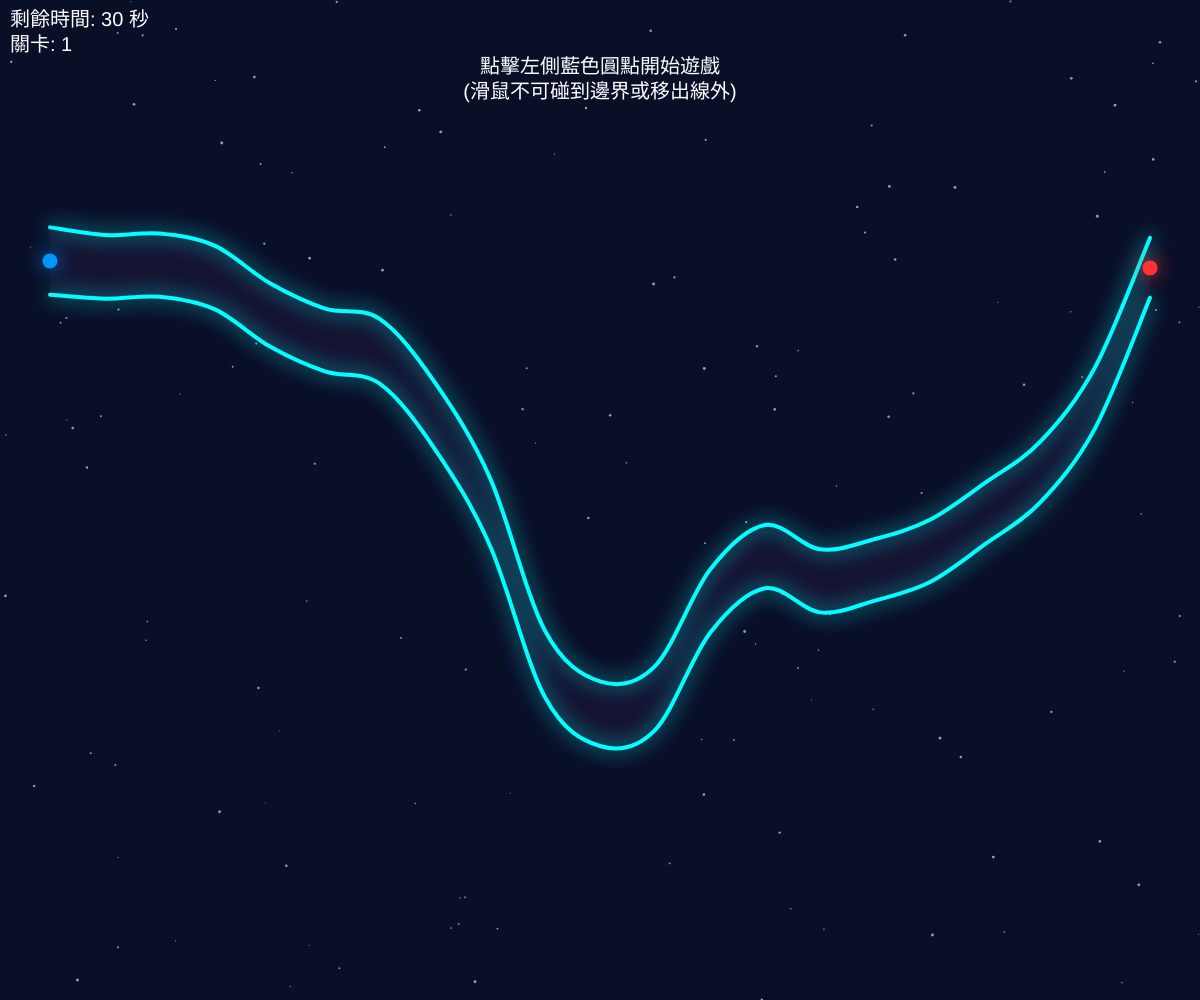
Frame 1 (no input)
Frame 60 (no input): identical to frame 1, image omitted
Frame 120 (the mouse pressed at the canvas centre since frame 60): identical to frame 1, image omitted

The p5.js sketch that drew this single still picture (run headless with seeded random() and noise() and a simulated clock; from frame 60 on, the mouse is pressed at the canvas centre):

// p5.js sketch
// ── sketch.js
let pointsX = [];
let numPoints = 21; // 增加頂點數量，使曲線更平滑流暢
let topY = [];
let bottomY = [];
let gameState = "WAIT"; // 狀態管理：WAIT (等待), PLAY (遊玩中), LOSE (失敗), WIN (成功)
let maxTime = 30; // 遊戲通關限制時間延長為 30 秒
let startTime = 0; // 記錄遊戲開始時的毫秒數
let timeLeft = maxTime; // 當下的剩餘時間
let gapMin = 50; // 通道最小寬度調寬
let gapMax = 80; // 通道最大寬度調寬
let currentLevel = 1; // 記錄目前關卡
let failTime = 0; // 記錄失敗瞬間的毫秒數，用於閃爍特效
let stars = []; // 星空粒子陣列

function setup() {
  createCanvas(windowWidth, windowHeight);
  // 自動計算均勻分佈的 X 座標
  for (let i = 0; i < numPoints; i++) {
    pointsX.push(50 + ((width - 100) / (numPoints - 1)) * i);
  }
  // 產生隨機星空
  for (let i = 0; i < 150; i++) {
    stars.push({ x: random(windowWidth), y: random(windowHeight), size: random(1, 3) });
  }
  generatePath();
}

function generatePath() {
  topY = [];
  bottomY = [];
  let noiseY = random(1000); // 隨機 height noise 起點
  let noiseGap = random(2000); // 獨立的 gap noise 起點
  
  // 根據關卡數動態計算彎度 (步進值)：降低初始彎度與每關增加的幅度
  let stepY = 0.15 + (currentLevel * 0.03);
  
  for (let i = 0; i < numPoints; i++) {
    // 利用 Perlin Noise 生成平滑連續的高低起伏
    let ty = map(noise(noiseY), 0, 1, 50, height - 60);
    topY.push(ty);
    
    // 寬度也使用 noise 平滑變化，避免下邊界出現鋸齒抖動
    let gap = map(noise(noiseGap), 0, 1, gapMin, gapMax);
    bottomY.push(ty + gap);
    
    // 套用動態計算的彎度步進值
    noiseY += stepY;
    noiseGap += 0.1;
  }
}

function draw() {
  background(10, 15, 40); // 替換為星空深藍色

  // 畫出背景的星星
  fill(255, 255, 255, 150);
  noStroke();
  for (let s of stars) {
    circle(s.x, s.y, s.size);
  }

  // 繪製安全通道的底色區塊 (改為深紫藍色，以覆蓋軌道內的星星)
  fill(20, 20, 50);
  noStroke();
  beginShape();
  // 上邊界 (由左至右)
  curveVertex(pointsX[0], topY[0]);
  for (let i = 0; i < numPoints; i++) curveVertex(pointsX[i], topY[i]);
  curveVertex(pointsX[numPoints - 1], topY[numPoints - 1]);
  // 下邊界 (由右至左)
  curveVertex(pointsX[numPoints - 1], bottomY[numPoints - 1]);
  for (let i = numPoints - 1; i >= 0; i--) curveVertex(pointsX[i], bottomY[i]);
  curveVertex(pointsX[0], bottomY[0]);
  endShape(CLOSE);

  // 使用 curveVertex 指令畫出上下邊界線條
  stroke(0, 255, 255); // 替換為霓虹青色
  strokeWeight(4);     // 加粗線條
  noFill();
  
  // 利用 drawingContext 開啟發光 (Glow) 特效
  drawingContext.shadowBlur = 20;
  drawingContext.shadowColor = color(0, 255, 255);
  
  beginShape(); // 上線條
  curveVertex(pointsX[0], topY[0]);
  for (let i = 0; i < numPoints; i++) curveVertex(pointsX[i], topY[i]);
  curveVertex(pointsX[numPoints - 1], topY[numPoints - 1]);
  endShape();

  beginShape(); // 下線條
  curveVertex(pointsX[0], bottomY[0]);
  for (let i = 0; i < numPoints; i++) curveVertex(pointsX[i], bottomY[i]);
  curveVertex(pointsX[numPoints - 1], bottomY[numPoints - 1]);
  endShape();

  // 計算並畫出起點(左邊藍色)與終點(右邊紅色)
  let startY = (topY[0] + bottomY[0]) / 2;
  let endY = (topY[numPoints - 1] + bottomY[numPoints - 1]) / 2;
  
  noStroke();
  fill(0, 150, 255);
  drawingContext.shadowColor = color(0, 150, 255);
  circle(pointsX[0], startY, 15); // 開始鍵
  
  fill(255, 50, 50);
  drawingContext.shadowColor = color(255, 50, 50);
  circle(pointsX[numPoints - 1], endY, 15);   // 結束點

  // 關閉發光特效，避免後續文字也跟著發光
  drawingContext.shadowBlur = 0;

  // 顯示倒數計時器
  fill(255); // 文字改為白色以適應深色背景
  textSize(20);
  textAlign(LEFT, TOP);
  if (gameState === "WAIT") {
    text("剩餘時間: " + maxTime + " 秒", 10, 10);
  } else if (gameState === "PLAY") {
    timeLeft = maxTime - floor((millis() - startTime) / 1000);
    text("剩餘時間: " + timeLeft + " 秒", 10, 10);
    if (timeLeft <= 0) {
      gameState = "LOSE"; // 時間到，判斷失敗
      failTime = millis(); // 記錄失敗時間
    }
  } else if (gameState === "LOSE" || gameState === "WIN") {
    text("剩餘時間: " + max(0, timeLeft) + " 秒", 10, 10);
  }
  text("關卡: " + currentLevel, 10, 35); // 在計時器下方顯示當前關卡

  // 遊戲狀態邏輯與畫面提示
  if (gameState === "WAIT") {
    fill(255); // 白色字體
    textSize(20);
    textAlign(CENTER, CENTER);
    text("點擊左側藍色圓點開始遊戲\n(滑鼠不可碰到邊界或移出線外)", width / 2, 80);
  } else if (gameState === "PLAY") {
    // 判斷滑鼠是否移出軌道外，包含往回跑 (移出最左邊界) 或離開視窗
    if (mouseX <= pointsX[0] - 5 || mouseX < 0 || mouseY < 0 || mouseY > height) {
      gameState = "LOSE";
      failTime = millis();
    } else if (mouseX >= pointsX[numPoints - 1]) {
      gameState = "WIN"; // 移到最右邊的結束點，就代表遊戲成功
    } else {
      // 計算目前滑鼠所在的區段，並利用 curvePoint 算出當下 X 位置精確的上下 Y 座標
      for (let i = 0; i < numPoints - 1; i++) {
        if (mouseX >= pointsX[i] && mouseX <= pointsX[i + 1]) {
          let t = (mouseX - pointsX[i]) / (pointsX[i + 1] - pointsX[i]);
          
          // 取得控制點進行曲線內插 (curvePoint)
          let ty0 = topY[max(0, i - 1)];
          let ty1 = topY[i];
          let ty2 = topY[i + 1];
          let ty3 = topY[min(numPoints - 1, i + 2)];
          let currentTop = curvePoint(ty0, ty1, ty2, ty3, t);
          
          let by0 = bottomY[max(0, i - 1)];
          let by1 = bottomY[i];
          let by2 = bottomY[i + 1];
          let by3 = bottomY[min(numPoints - 1, i + 2)];
          let currentBottom = curvePoint(by0, by1, by2, by3, t);
          
          // 如果滑鼠碰到或超出了上下邊界
          if (mouseY <= currentTop || mouseY >= currentBottom) {
            gameState = "LOSE";
            failTime = millis();
          }
          break;
        }
      }
    }
    
    // 遊戲進行中，畫一個小紅點跟隨滑鼠，代表電流急急棒本身
    fill(255, 50, 50);
    drawingContext.shadowBlur = 15;
    drawingContext.shadowColor = color(255, 50, 50);
    circle(mouseX, mouseY, 8); // 稍微放大一點點
    drawingContext.shadowBlur = 0; // 重置
    
  } else if (gameState === "LOSE") {
    // 碰撞瞬間的紅色閃爍特效 (持續 500 毫秒淡出)
    let flashAlpha = map(millis() - failTime, 0, 500, 150, 0); // 透明度由 150 降至 0
    flashAlpha = constrain(flashAlpha, 0, 255);
    noStroke();
    fill(255, 0, 0, flashAlpha);
    rect(0, 0, width, height); // 畫一個覆蓋全畫面的半透明紅框

    fill(255, 0, 0);
    textSize(48);
    textAlign(CENTER, CENTER);
    text("失敗！", width / 2, height / 2);
    textSize(20);
    text("點擊畫面重新開始", width / 2, height / 2 + 50);
  } else if (gameState === "WIN") {
    fill(0, 200, 0);
    textSize(48);
    textAlign(CENTER, CENTER);
    text("遊戲成功！", width / 2, height / 2);
    textSize(20);
    text("點擊畫面重新開始", width / 2, height / 2 + 50);
  }
}

function mousePressed() {
  if (gameState === "WAIT") {
    // 點擊左側起點(開始鍵)才開始遊戲
    let startY = (topY[0] + bottomY[0]) / 2;
    if (dist(mouseX, mouseY, pointsX[0], startY) < 15) {
      gameState = "PLAY";
      startTime = millis(); // 點擊時記錄當下的時間，開始計時
    }
  } else if (gameState === "LOSE" || gameState === "WIN") {
    if (gameState === "WIN") {
      currentLevel++; // 進入下一關
      gapMax = max(10, gapMax - 5); // 成功過關，最大寬度變窄 5 (限制最小為 10)
      gapMin = max(10, gapMin - 2); // 最小寬度變窄 2 (限制最小為 10)
    } else {
      currentLevel = 1; // 失敗則重置關卡
      gapMin = 50;      // 重置寬度限制
      gapMax = 80;
    }
    // 重新產生新關卡並回到等待畫面
    generatePath();
    gameState = "WAIT";
    timeLeft = maxTime; // 重置計時器
  }
}
